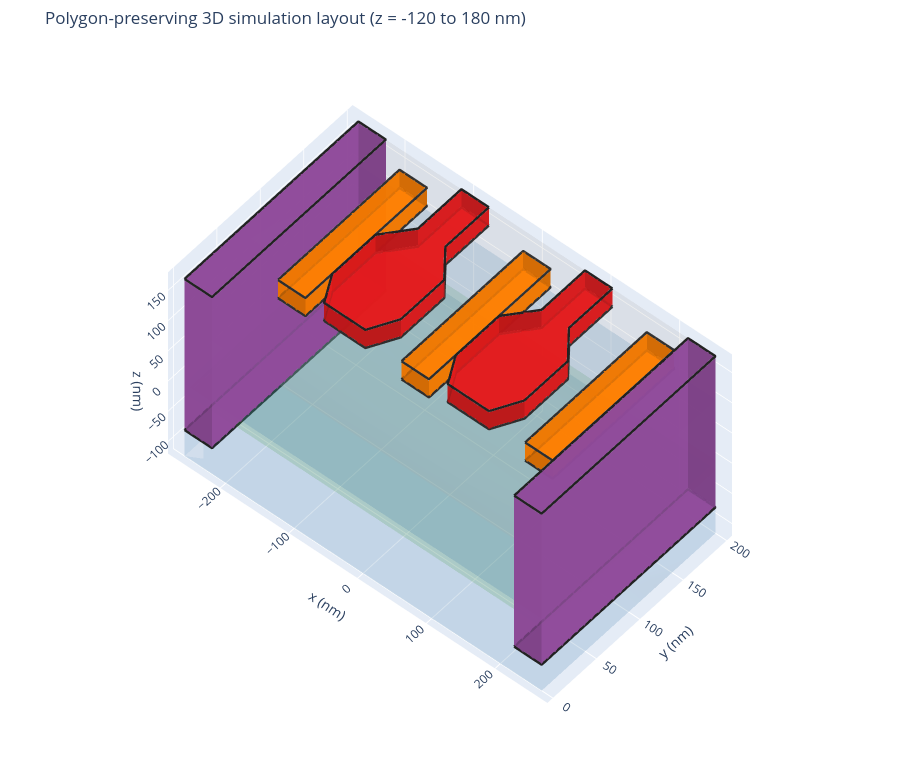

Here is the notebook cell this chart was saved with:
### Markdown cell above
### 2.1 Polygon-preserving 3D structure

This uses the shared `qd_design.plot_simulation_layout_3d` renderer. Patterned
regions are triangulated from their true polygon vertices and outlined in
black. The camera is intentionally elevated so the lollipop plan shape remains
visible. Set `STRUCTURE_Z_RANGE_NM = None` for the full substrate depth.

### Code cell
STRUCTURE_Z_RANGE_NM = (-120.0, 180.0)

structure_preview_fig = plot_simulation_layout_3d(
    simulation_layout,
    z_range_nm=STRUCTURE_Z_RANGE_NM,
    show_polygon_outlines=True,
)
structure_preview_fig.show()

### Figure 1 — Plotly figure (JSON) as saved in the notebook; plotly's stock layout.template omitted (floating-point values rounded to 4 significant figures)
{"data": [{"color": "#377eb8", "hovertemplate": "SiGe_buffer<extra></extra>", "i": [0, 0, 4, 4, 0, 0, 1, 1, 2, 2, 3, 3], "j": [1, 2, 6, 7, 4, 5, 5, 6, 6, 7, 7, 4], "k": [2, 3, 5, 6, 5, 1, 6, 2, 7, 3, 4, 0], "name": "SiGe_buffer", "opacity": 0.1, "showscale": false, "type": "mesh3d", "x": [-260.0, 260.0, 260.0, -260.0, -260.0, 260.0, 260.0, -260.0], "y": [0.0, 0.0, 200.0, 200.0, 0.0, 0.0, 200.0, 200.0], "z": [-120.0, -120.0, -120.0, -120.0, -15.0, -15.0, -15.0, -15.0]}, {"color": "#4daf4a", "hovertemplate": "Ge_QW<extra></extra>", "i": [0, 0, 4, 4, 0, 0, 1, 1, 2, 2, 3, 3], "j": [1, 2, 6, 7, 4, 5, 5, 6, 6, 7, 7, 4], "k": [2, 3, 5, 6, 5, 1, 6, 2, 7, 3, 4, 0], "name": "Ge_QW", "opacity": 0.1, "showscale": false, "type": "mesh3d", "x": [-260.0, 260.0, 260.0, -260.0, -260.0, 260.0, 260.0, -260.0], "y": [0.0, 0.0, 200.0, 200.0, 0.0, 0.0, 200.0, 200.0], "z": [-15.0, -15.0, -15.0, -15.0, 0.0, 0.0, 0.0, 0.0]}, {"color": "#377eb8", "hovertemplate": "SiGe_cap<extra></extra>", "i": [0, 0, 4, 4, 0, 0, 1, 1, 2, 2, 3, 3], "j": [1, 2, 6, 7, 4, 5, 5, 6, 6, 7, 7, 4], "k": [2, 3, 5, 6, 5, 1, 6, 2, 7, 3, 4, 0], "name": "SiGe_cap", "opacity": 0.1, "showscale": false, "type": "mesh3d", "x": [-260.0, 260.0, 260.0, -260.0, -260.0, 260.0, 260.0, -260.0], "y": [0.0, 0.0, 200.0, 200.0, 0.0, 0.0, 200.0, 200.0], "z": [0.0, 0.0, 0.0, 0.0, 101.0, 101.0, 101.0, 101.0]}, {"color": "#bdbdbd", "hovertemplate": "Al2O3_dielectric<extra></extra>", "i": [0, 0, 4, 4, 0, 0, 1, 1, 2, 2, 3, 3], "j": [1, 2, 6, 7, 4, 5, 5, 6, 6, 7, 7, 4], "k": [2, 3, 5, 6, 5, 1, 6, 2, 7, 3, 4, 0], "name": "Al2O3_dielectric", "opacity": 0.1, "showscale": false, "type": "mesh3d", "x": [-260.0, 260.0, 260.0, -260.0, -260.0, 260.0, 260.0, -260.0], "y": [0.0, 0.0, 200.0, 200.0, 0.0, 0.0, 200.0, 200.0], "z": [101.0, 101.0, 101.0, 101.0, 173.0, 173.0, 173.0, 173.0]}, {"color": "#984ea3", "flatshading": true, "hovertemplate": "OC_L<extra></extra>", "i": [1, 7, 3, 5, 0, 0, 1, 1, 2, 2, 3, 3], "j": [0, 4, 2, 6, 1, 5, 2, 6, 3, 7, 0, 4], "k": [3, 5, 1, 7, 5, 4, 6, 5, 7, 6, 4, 7], "name": "OC_L", "opacity": 0.84, "showscale": false, "type": "mesh3d", "x": [-260.0, -220.0, -220.0, -260.0, -260.0, -220.0, -220.0, -260.0], "y": [0.0, 0.0, 200.0, 200.0, 0.0, 0.0, 200.0, 200.0], "z": [-77.0, -77.0, -77.0, -77.0, 173.0, 173.0, 173.0, 173.0]}, {"hoverinfo": "skip", "line": {"color": "#222222", "width": 5}, "mode": "lines", "name": "OC_L outline", "showlegend": false, "type": "scatter3d", "x": [-260.0, -220.0, -220.0, -260.0, -260.0], "y": [0.0, 0.0, 200.0, 200.0, 0.0], "z": [-77.0, -77.0, -77.0, -77.0, -77.0]}, {"hoverinfo": "skip", "line": {"color": "#222222", "width": 5}, "mode": "lines", "name": "OC_L outline", "showlegend": false, "type": "scatter3d", "x": [-260.0, -220.0, -220.0, -260.0, -260.0], "y": [0.0, 0.0, 200.0, 200.0, 0.0], "z": [173.0, 173.0, 173.0, 173.0, 173.0]}, {"color": "#ff7f00", "flatshading": true, "hovertemplate": "B1<extra></extra>", "i": [1, 7, 3, 5, 0, 0, 1, 1, 2, 2, 3, 3], "j": [0, 4, 2, 6, 1, 5, 2, 6, 3, 7, 0, 4], "k": [3, 5, 1, 7, 5, 4, 6, 5, 7, 6, 4, 7], "name": "B1", "opacity": 0.84, "showscale": false, "type": "mesh3d", "x": [-200.0, -160.0, -160.0, -200.0, -200.0, -160.0, -160.0, -200.0], "y": [60.0, 60.0, 200.0, 200.0, 60.0, 60.0, 200.0, 200.0], "z": [108.0, 108.0, 108.0, 108.0, 138.0, 138.0, 138.0, 138.0]}, {"hoverinfo": "skip", "line": {"color": "#222222", "width": 5}, "mode": "lines", "name": "B1 outline", "showlegend": false, "type": "scatter3d", "x": [-200.0, -160.0, -160.0, -200.0, -200.0], "y": [60.0, 60.0, 200.0, 200.0, 60.0], "z": [108.0, 108.0, 108.0, 108.0, 108.0]}, {"hoverinfo": "skip", "line": {"color": "#222222", "width": 5}, "mode": "lines", "name": "B1 outline", "showlegend": false, "type": "scatter3d", "x": [-200.0, -160.0, -160.0, -200.0, -200.0], "y": [60.0, 60.0, 200.0, 200.0, 60.0], "z": [138.0, 138.0, 138.0, 138.0, 138.0]}, {"color": "#e41a1c", "flatshading": true, "hovertemplate": "P1<extra></extra>", "i": [1, 19, 2, 19, 3, 19, 4, 19, 5, 19, 6, 19, 7, 19, 9, 17, 0, 0, 1, 1, 2, 2, 3, 3, 4, 4, 5, 5, 6, 6, 7, 7, 8, 8, 9, 9], "j": [0, 10, 1, 11, 2, 12, 3, 13, 4, 14, 5, 15, 6, 16, 8, 18, 1, 11, 2, 12, 3, 13, 4, 14, 5, 15, 6, 16, 7, 17, 8, 18, 9, 19, 0, 10], "k": [9, 11, 9, 12, 9, 13, 9, 14, 9, 15, 9, 16, 9, 17, 7, 19, 11, 10, 12, 11, 13, 12, 14, 13, 15, 14, 16, 15, 17, 16, 18, 17, 19, 18, 10, 19], "name": "P1", "opacity": 0.84, "showscale": false, "type": "mesh3d", "x": [-70.0, -110.0, -110.0, -140.0, -140.0, -120.0, -60.0, -40.0, -40.0, -70.0, -70.0, -110.0, -110.0, -140.0, -140.0, -120.0, -60.0, -40.0, -40.0, -70.0], "y": [200.0, 200.0, 150.0, 125.0, 75.0, 50.0, 50.0, 75.0, 125.0, 150.0, 200.0, 200.0, 150.0, 125.0, 75.0, 50.0, 50.0, 75.0, 125.0, 150.0], "z": [143.0, 143.0, 143.0, 143.0, 143.0, 143.0, 143.0, 143.0, 143.0, 143.0, 173.0, 173.0, 173.0, 173.0, 173.0, 173.0, 173.0, 173.0, 173.0, 173.0]}, {"hoverinfo": "skip", "line": {"color": "#222222", "width": 5}, "mode": "lines", "name": "P1 outline", "showlegend": false, "type": "scatter3d", "x": [-70.0, -110.0, -110.0, -140.0, -140.0, -120.0, -60.0, -40.0, -40.0, -70.0, -70.0], "y": [200.0, 200.0, 150.0, 125.0, 75.0, 50.0, 50.0, 75.0, 125.0, 150.0, 200.0], "z": [143.0, 143.0, 143.0, 143.0, 143.0, 143.0, 143.0, 143.0, 143.0, 143.0, 143.0]}, {"hoverinfo": "skip", "line": {"color": "#222222", "width": 5}, "mode": "lines", "name": "P1 outline", "showlegend": false, "type": "scatter3d", "x": [-70.0, -110.0, -110.0, -140.0, -140.0, -120.0, -60.0, -40.0, -40.0, -70.0, -70.0], "y": [200.0, 200.0, 150.0, 125.0, 75.0, 50.0, 50.0, 75.0, 125.0, 150.0, 200.0], "z": [173.0, 173.0, 173.0, 173.0, 173.0, 173.0, 173.0, 173.0, 173.0, 173.0, 173.0]}, {"color": "#ff7f00", "flatshading": true, "hovertemplate": "B2<extra></extra>", "i": [1, 7, 3, 5, 0, 0, 1, 1, 2, 2, 3, 3], "j": [0, 4, 2, 6, 1, 5, 2, 6, 3, 7, 0, 4], "k": [3, 5, 1, 7, 5, 4, 6, 5, 7, 6, 4, 7], "name": "B2", "opacity": 0.84, "showscale": false, "type": "mesh3d", "x": [-20.0, 20.0, 20.0, -20.0, -20.0, 20.0, 20.0, -20.0], "y": [60.0, 60.0, 200.0, 200.0, 60.0, 60.0, 200.0, 200.0], "z": [108.0, 108.0, 108.0, 108.0, 138.0, 138.0, 138.0, 138.0]}, {"hoverinfo": "skip", "line": {"color": "#222222", "width": 5}, "mode": "lines", "name": "B2 outline", "showlegend": false, "type": "scatter3d", "x": [-20.0, 20.0, 20.0, -20.0, -20.0], "y": [60.0, 60.0, 200.0, 200.0, 60.0], "z": [108.0, 108.0, 108.0, 108.0, 108.0]}, {"hoverinfo": "skip", "line": {"color": "#222222", "width": 5}, "mode": "lines", "name": "B2 outline", "showlegend": false, "type": "scatter3d", "x": [-20.0, 20.0, 20.0, -20.0, -20.0], "y": [60.0, 60.0, 200.0, 200.0, 60.0], "z": [138.0, 138.0, 138.0, 138.0, 138.0]}, {"color": "#e41a1c", "flatshading": true, "hovertemplate": "P2<extra></extra>", "i": [1, 19, 2, 19, 3, 19, 4, 19, 5, 19, 6, 19, 7, 19, 9, 17, 0, 0, 1, 1, 2, 2, 3, 3, 4, 4, 5, 5, 6, 6, 7, 7, 8, 8, 9, 9], "j": [0, 10, 1, 11, 2, 12, 3, 13, 4, 14, 5, 15, 6, 16, 8, 18, 1, 11, 2, 12, 3, 13, 4, 14, 5, 15, 6, 16, 7, 17, 8, 18, 9, 19, 0, 10], "k": [9, 11, 9, 12, 9, 13, 9, 14, 9, 15, 9, 16, 9, 17, 7, 19, 11, 10, 12, 11, 13, 12, 14, 13, 15, 14, 16, 15, 17, 16, 18, 17, 19, 18, 10, 19], "name": "P2", "opacity": 0.84, "showscale": false, "type": "mesh3d", "x": [110.0, 70.0, 70.0, 40.0, 40.0, 60.0, 120.0, 140.0, 140.0, 110.0, 110.0, 70.0, 70.0, 40.0, 40.0, 60.0, 120.0, 140.0, 140.0, 110.0], "y": [200.0, 200.0, 150.0, 125.0, 75.0, 50.0, 50.0, 75.0, 125.0, 150.0, 200.0, 200.0, 150.0, 125.0, 75.0, 50.0, 50.0, 75.0, 125.0, 150.0], "z": [143.0, 143.0, 143.0, 143.0, 143.0, 143.0, 143.0, 143.0, 143.0, 143.0, 173.0, 173.0, 173.0, 173.0, 173.0, 173.0, 173.0, 173.0, 173.0, 173.0]}, {"hoverinfo": "skip", "line": {"color": "#222222", "width": 5}, "mode": "lines", "name": "P2 outline", "showlegend": false, "type": "scatter3d", "x": [110.0, 70.0, 70.0, 40.0, 40.0, 60.0, 120.0, 140.0, 140.0, 110.0, 110.0], "y": [200.0, 200.0, 150.0, 125.0, 75.0, 50.0, 50.0, 75.0, 125.0, 150.0, 200.0], "z": [143.0, 143.0, 143.0, 143.0, 143.0, 143.0, 143.0, 143.0, 143.0, 143.0, 143.0]}, {"hoverinfo": "skip", "line": {"color": "#222222", "width": 5}, "mode": "lines", "name": "P2 outline", "showlegend": false, "type": "scatter3d", "x": [110.0, 70.0, 70.0, 40.0, 40.0, 60.0, 120.0, 140.0, 140.0, 110.0, 110.0], "y": [200.0, 200.0, 150.0, 125.0, 75.0, 50.0, 50.0, 75.0, 125.0, 150.0, 200.0], "z": [173.0, 173.0, 173.0, 173.0, 173.0, 173.0, 173.0, 173.0, 173.0, 173.0, 173.0]}, {"color": "#ff7f00", "flatshading": true, "hovertemplate": "B3<extra></extra>", "i": [1, 7, 3, 5, 0, 0, 1, 1, 2, 2, 3, 3], "j": [0, 4, 2, 6, 1, 5, 2, 6, 3, 7, 0, 4], "k": [3, 5, 1, 7, 5, 4, 6, 5, 7, 6, 4, 7], "name": "B3", "opacity": 0.84, "showscale": false, "type": "mesh3d", "x": [160.0, 200.0, 200.0, 160.0, 160.0, 200.0, 200.0, 160.0], "y": [60.0, 60.0, 200.0, 200.0, 60.0, 60.0, 200.0, 200.0], "z": [108.0, 108.0, 108.0, 108.0, 138.0, 138.0, 138.0, 138.0]}, {"hoverinfo": "skip", "line": {"color": "#222222", "width": 5}, "mode": "lines", "name": "B3 outline", "showlegend": false, "type": "scatter3d", "x": [160.0, 200.0, 200.0, 160.0, 160.0], "y": [60.0, 60.0, 200.0, 200.0, 60.0], "z": [108.0, 108.0, 108.0, 108.0, 108.0]}, {"hoverinfo": "skip", "line": {"color": "#222222", "width": 5}, "mode": "lines", "name": "B3 outline", "showlegend": false, "type": "scatter3d", "x": [160.0, 200.0, 200.0, 160.0, 160.0], "y": [60.0, 60.0, 200.0, 200.0, 60.0], "z": [138.0, 138.0, 138.0, 138.0, 138.0]}, {"color": "#984ea3", "flatshading": true, "hovertemplate": "OC_R<extra></extra>", "i": [1, 7, 3, 5, 0, 0, 1, 1, 2, 2, 3, 3], "j": [0, 4, 2, 6, 1, 5, 2, 6, 3, 7, 0, 4], "k": [3, 5, 1, 7, 5, 4, 6, 5, 7, 6, 4, 7], "name": "OC_R", "opacity": 0.84, "showscale": false, "type": "mesh3d", "x": [220.0, 260.0, 260.0, 220.0, 220.0, 260.0, 260.0, 220.0], "y": [0.0, 0.0, 200.0, 200.0, 0.0, 0.0, 200.0, 200.0], "z": [-77.0, -77.0, -77.0, -77.0, 173.0, 173.0, 173.0, 173.0]}, {"hoverinfo": "skip", "line": {"color": "#222222", "width": 5}, "mode": "lines", "name": "OC_R outline", "showlegend": false, "type": "scatter3d", "x": [220.0, 260.0, 260.0, 220.0, 220.0], "y": [0.0, 0.0, 200.0, 200.0, 0.0], "z": [-77.0, -77.0, -77.0, -77.0, -77.0]}, {"hoverinfo": "skip", "line": {"color": "#222222", "width": 5}, "mode": "lines", "name": "OC_R outline", "showlegend": false, "type": "scatter3d", "x": [220.0, 260.0, 260.0, 220.0, 220.0], "y": [0.0, 0.0, 200.0, 200.0, 0.0], "z": [173.0, 173.0, 173.0, 173.0, 173.0]}], "layout": {"height": 760, "legend": {"itemsizing": "constant"}, "margin": {"b": 0, "l": 0, "r": 0, "t": 48}, "scene": {"aspectmode": "manual", "aspectratio": {"x": 1.4, "y": 0.8, "z": 0.8}, "camera": {"eye": {"x": 1.15, "y": -1.35, "z": 2.15}, "projection": {"type": "orthographic"}}, "xaxis": {"title": {"text": "x (nm)"}}, "yaxis": {"title": {"text": "y (nm)"}}, "zaxis": {"range": [-120, 180], "title": {"text": "z (nm)"}}}, "title": {"text": "Polygon-preserving 3D simulation layout (z = -120 to 180 nm)"}}}
